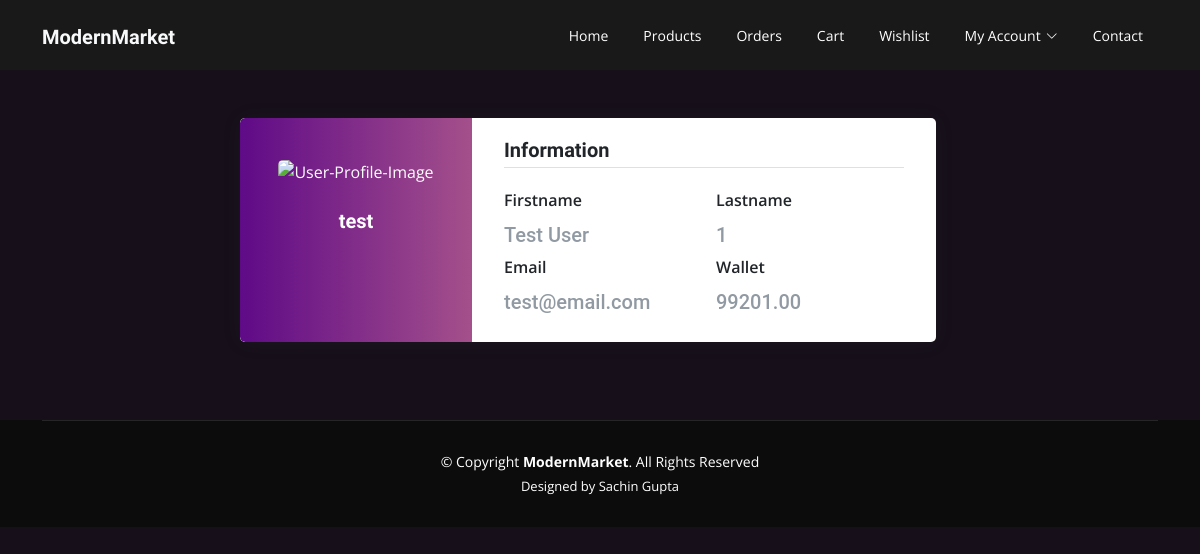
Page /myprofile/ (signed in) on the earlier database version.
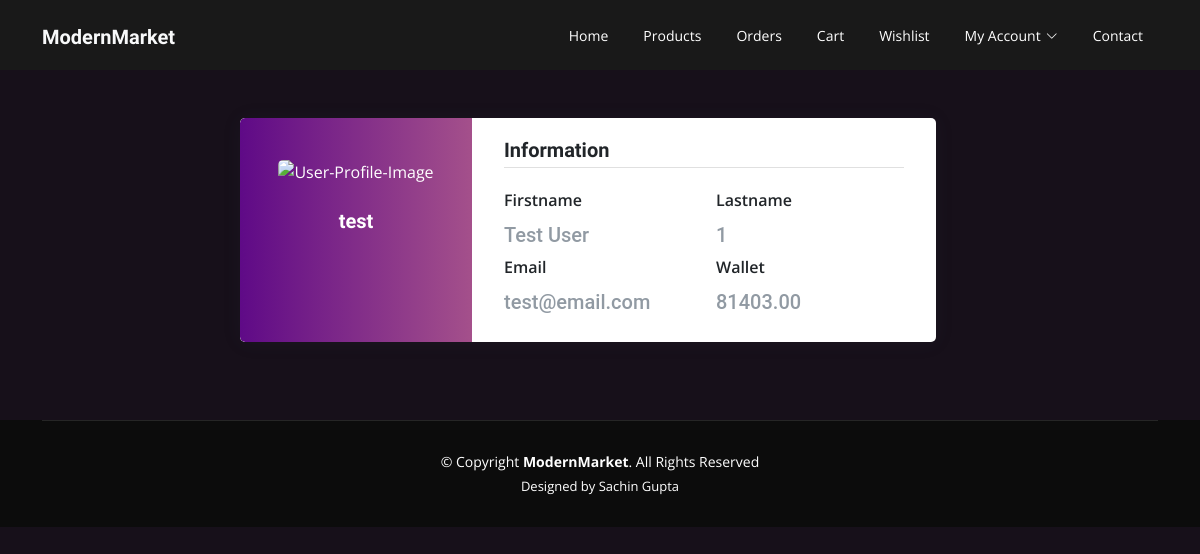
Same page on the later database version.
### ModernMarket_home/models.py (models this page shows)
class Wallet(models.Model):
    user = models.ForeignKey(User, unique=True, on_delete=models.CASCADE)
    balance = models.DecimalField(max_digits=20, decimal_places=2, default=100000.00)

### ModernMarket_home/views.py (the view)
# urls.py: path('myprofile/', views.myprofile, name='myprofile'),
def myprofile(request):
    wallet=Wallet.objects.filter(user=request.user)
    wallet=wallet[0]
    context={
        'wallet':wallet
    }
    return render(request,'myprofile.html',context)

### ModernMarket_home/templates/myprofile.html (shortened to what this page needs)
{% extends 'base.html' %}
{% load static %}
{% block body %}
<div class="page-content page-container" id="page-content">
    <div class="padding">
        <div class="row container d-flex justify-content-center">
        <div class="col-xl-8 col-md-12">
                    <div class="card user-card-full">
                        <div class="row m-l-0 m-r-0">
                            <div class="col-sm-4 bg-c-lite-green user-profile">
                                <div class="card-block text-center text-white">
                                    <div class="m-b-25">
                                        <img src="https://img.icons8.com/bubbles/100/000000/user.png" class="img-radius" alt="User-Profile-Image">
                                    </div>
                                    <h6 class="f-w-600">{{user.username}}</h6>
                                </div>
                            </div>
                            <div class="col-sm-8">
                                <div class="card-block">
                                    <h6 class="m-b-20 p-b-5 b-b-default f-w-600">Information</h6>
                                    <div class="row">
                                        <div class="col-sm-6">
                                            <p class="m-b-10 f-w-600">Firstname</p>
                                            <h6 class="text-muted f-w-400" style="font-family:Roboto">{{user.first_name}}</h6>
                                        </div>
                                        <div class="col-sm-6">
                                            <p class="m-b-10 f-w-600">Lastname</p>
                                            <h6 class="text-muted f-w-400"style="font-family:Roboto">{{user.last_name}}</h6>
                                        </div>
                                    </div>
                                    <div class="row">
                                        <div class="col-sm-6">
                                            <p class="m-b-10 f-w-600">Email</p>
                                            <h6 class="text-muted f-w-400" style="font-family:Roboto" >{{user.email}}</h6>
                                        </div>
                                        <div class="col-sm-4">
                                            <p class="m-b-10 f-w-600">Wallet</p>
                                            <h6 class="text-muted f-w-400" style="font-family:Roboto">{{wallet.balance}}</h6>
                                        </div>
                                    </div>
                                </div>
                            </div>
                        </div>
                    </div>
                </div>
                    </div>
                    </div>
                </div>
    <footer id="footer">
        <div class="container">
      <div class="copyright">
          &copy; Copyright <strong><span>ModernMarket</span></strong>. All Rights Reserved
        </div>
        <div class="credits">
            Designed by Sachin Gupta
        </div>
    </div>
</footer>
{% endblock %}

Differences in the rows shown:
changed Wallet: balance "99201.00" → "81403.00"
